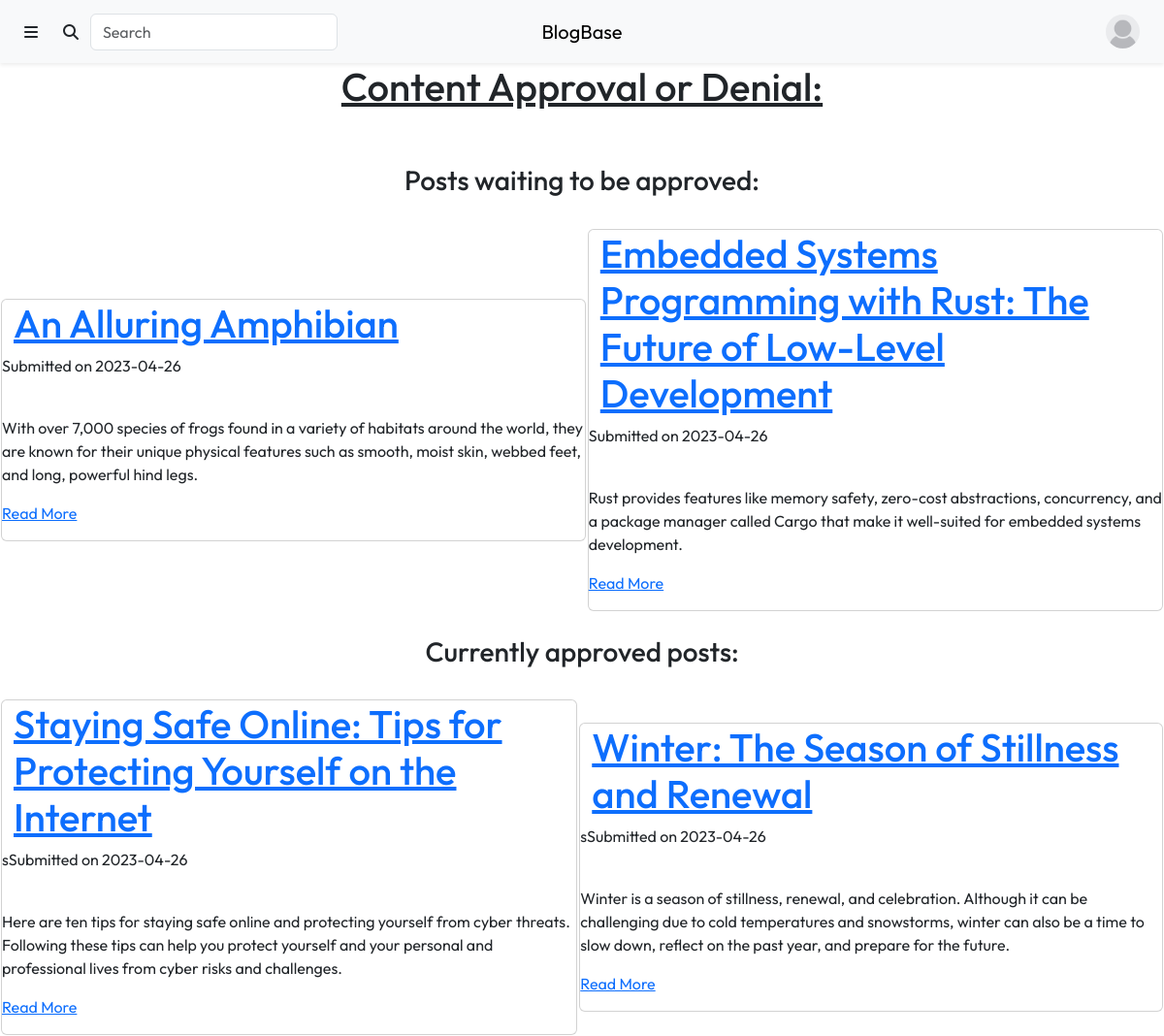
Before: /content/design_og.php (signed in) with the older database file.
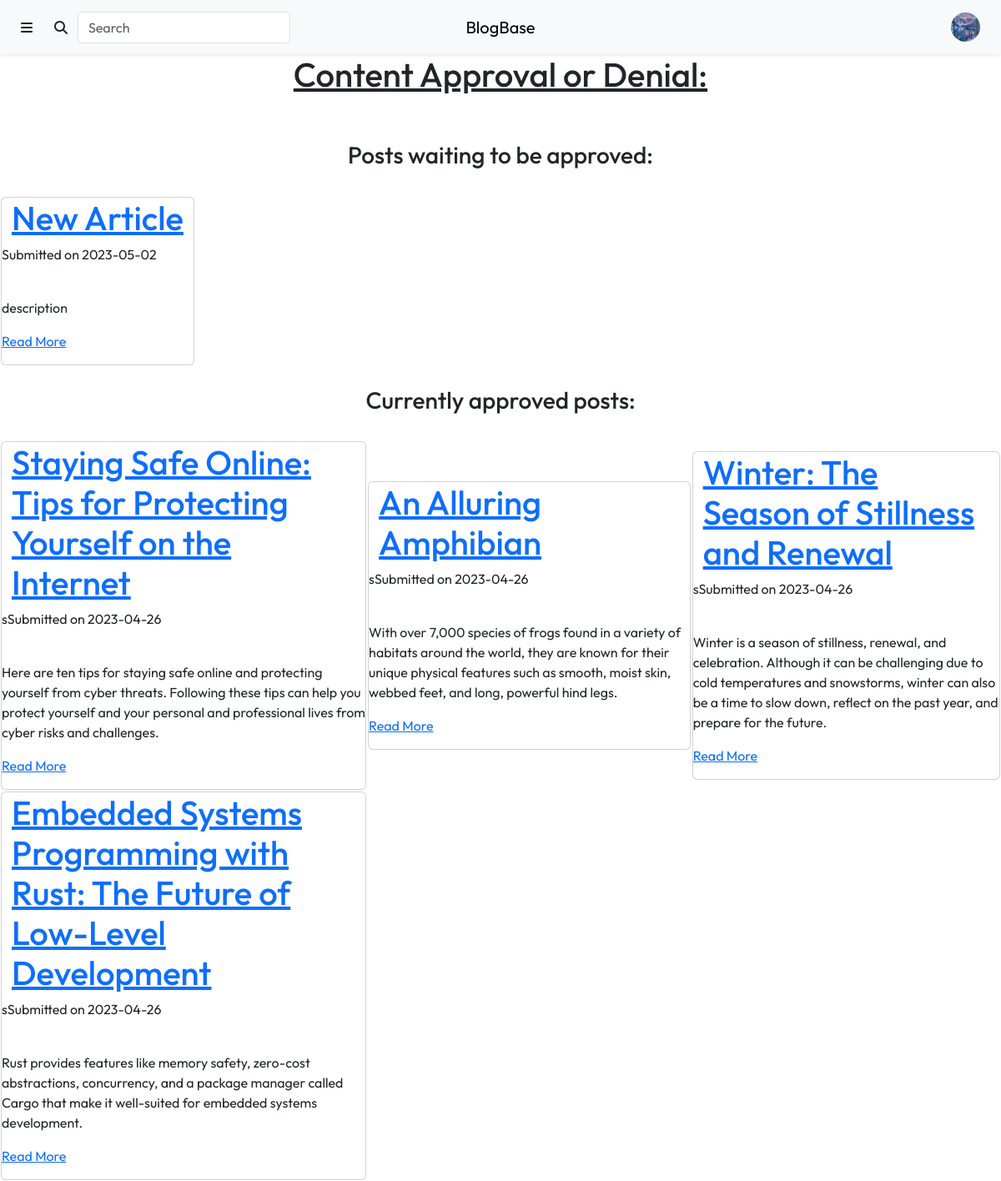
After: the same page with the newer database file.
### tables this page shows
CREATE TABLE `Users` (
  `user_id` int(11) NOT NULL,
  `profile_picture` varchar(255) NOT NULL DEFAULT 'anonymous.jpg',
  `username` varchar(50) NOT NULL,
  `first_name` varchar(50) NOT NULL,
  `last_name` varchar(50) NOT NULL,
  `email` varchar(50) NOT NULL,
  `password` varchar(255) NOT NULL,
  `biography` varchar(255) DEFAULT NULL,
  `approved` tinyint(1) NOT NULL DEFAULT 0,
  `reader` tinyint(1) NOT NULL DEFAULT 1,
  `writer` tinyint(1) NOT NULL DEFAULT 0,
  `designer` tinyint(1) NOT NULL DEFAULT 0,
  `advertiser` tinyint(1) NOT NULL DEFAULT 0,
  `admin` tinyint(1) NOT NULL DEFAULT 0
);

CREATE TABLE `Articles` (
  `article_id` int(11) NOT NULL,
  `author_id` int(11) NOT NULL,
  `title` varchar(225) NOT NULL,
  `description` tinytext DEFAULT NULL,
  `lead_image` varchar(255) DEFAULT NULL,
  `content` longblob DEFAULT NULL,
  `submitted` tinyint(1) NOT NULL DEFAULT 0,
  `submit_date` date NOT NULL DEFAULT current_timestamp(),
  `approved` tinyint(1) NOT NULL DEFAULT 0,
  `click_number` int(11) NOT NULL DEFAULT 0
);

### include/user_info.inc.php (called while the page is built, shortened)
<?php
if (isset($_SESSION['username'])) {
    $user_query = "SELECT *
                   FROM Users
                   WHERE username = '" . $_SESSION['username'] . "';";
    $user_result = mysqli_query($con, $user_query);
    $user_info = $user_result->fetch_assoc();
}
?>

### content/design_og.php (the view, shortened to what this page needs)
<?php
require_once "../include/connect.inc.php";
include_once "../include/user_info.inc.php";
 ?>
<!DOCTYPE html>
<html lang="en">
    <head>
        <link rel="stylesheet" href="https://cdn.jsdelivr.net/npm/bootstrap@5.3.0-alpha1/dist/css/bootstrap.min.css">
        <link rel="stylesheet" href="https://cdnjs.cloudflare.com/ajax/libs/font-awesome/6.2.1/css/all.min.css">
        <link rel="stylesheet" href="./css/styles.css">
    </head>
    <body>
        <div class="header">
            <?php include "./views/header.php" ?>
        <?php
        $current_user = $_SESSION['username'];
        $test_auth = "SELECT username
                      FROM `Users`
                      WHERE username = '$current_user' AND (admin = 1 OR designer = 1)";
        $help = $con->query($test_auth);
        if($help->num_rows > 0){
        ?>
            <center><h1><u>Content Approval or Denial:</u></h1></center>
            <br><br>
            <center><h3>Posts waiting to be approved:</h3></center>
            <br>
            <?php
            require_once "../include/connect.inc.php";
            try {
                $stmt = $con->query('SELECT article_id, title, description, submit_date
                                     FROM `Articles`
                                     WHERE approved = 0
                                     ORDER BY article_id DESC');
            ?>
                <table class="main-space">
                <?php
                if ($stmt->num_rows > 0) {
                    $stmt->fetch_assoc();
                    foreach($stmt as $row) {
                        echo "<center><td>";
                        echo '<div class="card">';
                        echo '<div class="container">';
                        echo '<h1><a href="./article.php?id=' . $row['article_id'] . '">' . $row['title'] . '</a></h1>';
                        echo '</div>';
                        echo '<p>Submitted on ' . $row['submit_date'] . '</p><br>';
                        echo '<p>' . $row['description'] . '</p>';
                        echo '<p><a href="./article.php?id=' . $row['article_id'] . '">Read More</a></p>';
                        echo '</div>';
                        echo "</td></center>";
                    }
                } else { ?>
                    <br><center><h5>There are no posts waiting to be approved</h5></center><br>
            <?php
                }
            }
            catch (PDOException $e) {
                echo $e->getMessage();
            }
            echo "</table>";
            ?>
           <br>
           <center><h3>Currently approved posts:</h3></center>
           <br>
            <?php
            try {
                $stmt = $con->query('SELECT article_id, title, description, submit_date
                                     FROM `Articles`
                                     WHERE approved = 1
                                     ORDER BY article_id DESC');
            ?>
                <table class="main-space">
                <?php
                if ($stmt->num_rows > 0) {
                    $stmt->fetch_assoc();
                    foreach ($stmt as $row) {
                        echo "<center><td>";
                        echo '<div class="card">';
                        echo '<div class="container">';
                        echo '<h1><a href="./article.php?id=' . $row['article_id'] . '">' . $row['title'] . '</a></h1>';
                        echo '</div>';
                        echo '<p>sSubmitted on ' . $row['submit_date'] . '</p><br>';
                        echo '<p>' . $row['description'] . '</p>';
                        echo '<p><a href="./article.php?id=' . $row['article_id'] . '">Read More</a></p>';
                        echo '</div>';
                        echo "</td></center>";
                    }
                } else { ?>
                    <br><center><h5>There are no posts that are currently approved</h5></center><br>
            <?php
                }
            }
            catch (PDOException $e) {
                echo $e->getMessage();
            }
            echo "</table>";
            ?>
        <?php
        }
        ?>
    </body>
</html>

### content/views/header.php (shortened to what this page needs)
<?php include_once "../include/user_info.inc.php"; ?>
<nav class="navbar navbar-expand bg-light shadow-sm">
     <div class="container-fluid">
        <div class="me-auto order-0 order-md-0 col-4">
            <ul class="navbar-nav me-auto">
                <li class="nav-item">
                    <a class="btn" data-bs-toggle="offcanvas" href="#offcanvas-sidebar" role="button" aria-controls="offcanvas-sidebar">
                        <span class="fa-solid fa-bars"></span>
                    </a>
                </li>
                <li class="nav-item d-md-block d-none">
                    <form method="get" action="./search.php" class="input-group rounded">
                        <button class="btn input-group-text rounded" type="submit">
                            <i class="fa-solid fa-search"></i>
                        </button>
                        <input class="form-control rounded" name="query" type="search" placeholder="Search" aria-label="Search">
                    </form>
                </li>
            </ul>
        </div>
        <a class="navbar-brand col-4 mx-auto text-center order-1 order-md-1" href="./index.php">BlogBase</a>
        <div class="navbar ms-auto order-2 col-4 py-0">
            <ul class="navbar-nav ms-auto">
                <?php if (isset($user_info['username'])) { ?>
                    <li class="nav-item">
                        <div class="dropdown">
                            <button class="btn" type="button" data-bs-toggle="dropdown" aria-expanded="false">
                                <img src="./uploads/profile_pictures/<?php echo $user_info['profile_picture']; ?>" class="rounded-circle" style="width:35px; height:35px;">
                            </button>
                        </li>
                    </div>
            <?php } ?>
        </div>
    </div>

### content/css/styles.css (style rules this page uses)
* { font-family: 'Outfit', sans-serif; }

Changed rows visible on the page:
changed users: profile_picture: picture added in place of a placeholder
added articles: title "New Article", submit_date "2023-05-02", description "description", shown under "Posts waiting to be approved:"
changed articles "An Alluring Amphibian": moves from the list under "Posts waiting to be approved:" to the list under "Currently approved posts:"
changed articles "Embedded Systems Programming with Rust: The Future of Low-Level Development": moves from the list under "Posts waiting to be approved:" to the list under "Currently approved posts:"
